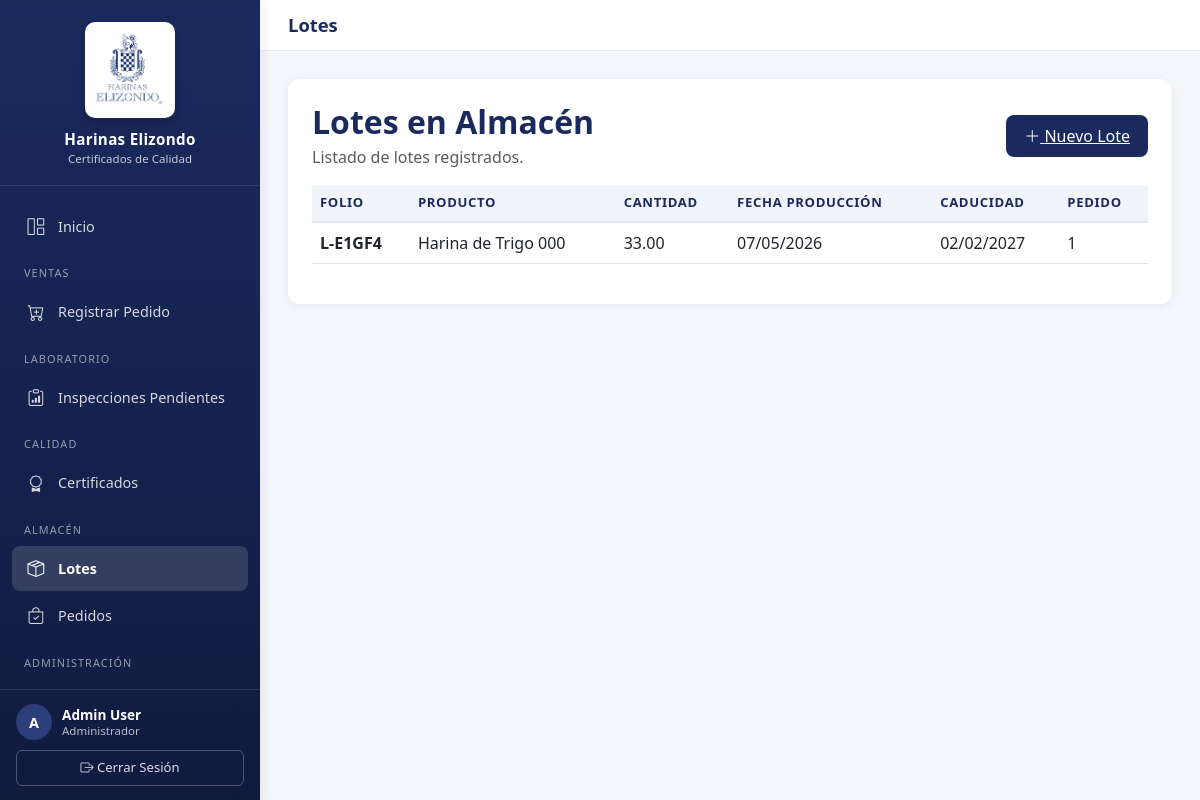
The page /almacen/lotes/ (signed in) on the database as committed earlier.
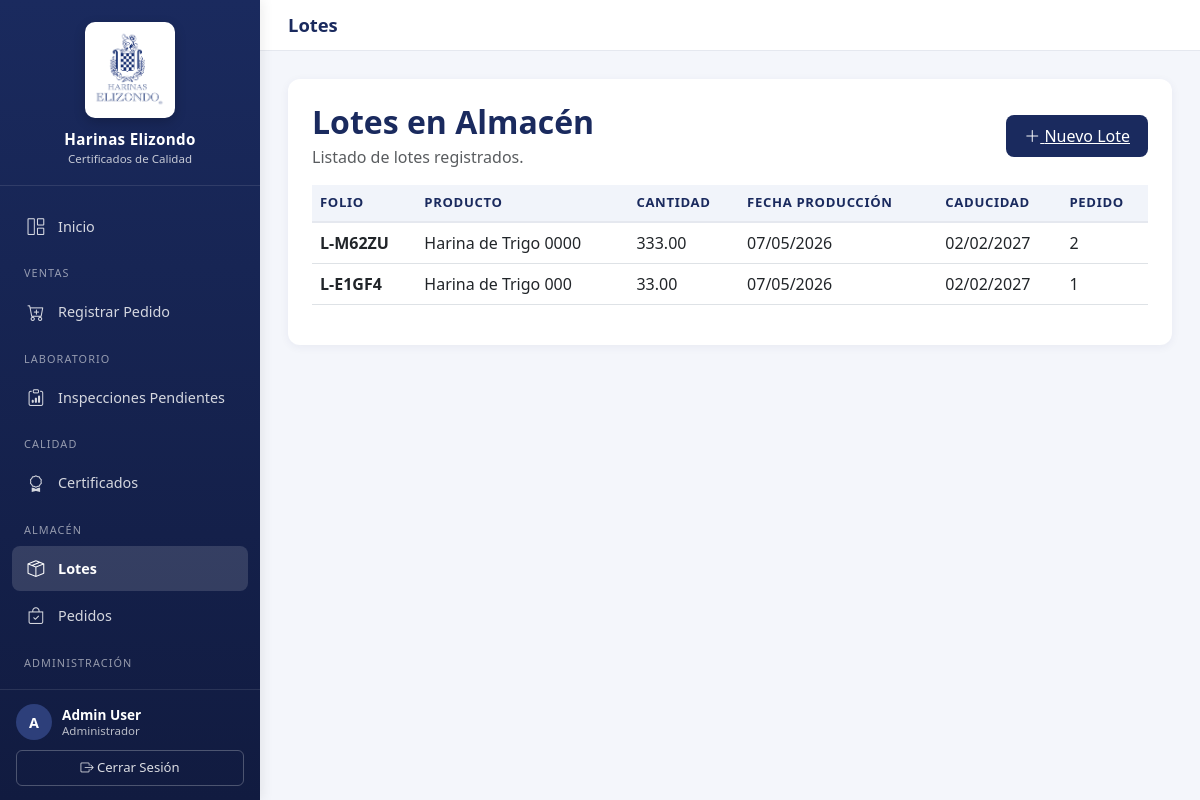
The same page on the database as committed later.
### certificados/models.py (models this page shows, shortened)
class Lote(models.Model):
    pedido = models.ForeignKey(
        Pedido,
        on_delete=models.CASCADE,
        blank=True,
        null=True,
        related_name="lotes"
    )
    codigo_lote = models.CharField(max_length=50, default="L-TEMP")
    secuencia = models.CharField(max_length=1, default="A")
    producto = models.ForeignKey(
        Producto,
        on_delete=models.CASCADE,
        blank=True,
        null=True
    )
    cantidad = models.DecimalField(
        max_digits=10,
        decimal_places=2,
        blank=True,
        null=True
    )
    fecha_produccion = models.DateField(
        auto_now_add=True,
        blank=True,
        null=True
    )
    fecha_caducidad = models.DateField(
        blank=True,
        null=True
    )
    activo = models.BooleanField(default=True)

class Producto(models.Model):
    codigo = models.CharField(max_length=30, unique=True)
    nombre = models.CharField(max_length=150)
    descripcion = models.TextField(blank=True)
    activo = models.BooleanField(default=True)
    fecha_alta = models.DateTimeField(auto_now_add=True)

class Pedido(models.Model):
    ESTADOS = (
        ("pendiente", "Pendiente"),
        ("aceptado", "Aceptado"),
        ("rechazado", "Rechazado"),
        ("despachado", "Despachado"),
    )
    cliente = models.ForeignKey(Cliente, on_delete=models.CASCADE)
    producto = models.ForeignKey(
        Producto,
        on_delete=models.CASCADE,
        blank=True,
        null=True
    )
    cantidad = models.DecimalField(max_digits=10, decimal_places=2)
    fecha_pedido = models.DateTimeField(default=timezone.now)
    estado = models.CharField(max_length=20, choices=ESTADOS, default="pendiente")
    class Meta:
        indexes = [
            models.Index(fields=["cliente", "fecha_pedido"]),
        ]

### certificados/views.py (the view)
# urls.py: path('almacen/lotes/', views.LoteListView.as_view(), name='lote_list'),
class LoteListView(LoginRequiredMixin, RoleRequiredMixin, ListView):
    model = Lote
    template_name = "certificados/almacen_lotes.html"
    context_object_name = "lotes"
    allowed_roles = ["almacen", "lab", "admin"]
    def get_queryset(self):
        return Lote.objects.select_related("pedido__cliente", "producto").order_by("-id")

### certificados/views.py (called while the page is built)
    def test_func(self):
        return self.request.user.is_authenticated and (
            self.request.user.rol in self.allowed_roles
            or self.request.user.rol == "admin"
        )

### certificados/templates/certificados/almacen_lotes.html (shortened to what this page needs)
{% extends "base.html" %}
{% block page_title %}Lotes{% endblock %}
{% block content %}
<div class="card">
    <div class="card-body p-4">
        <div class="d-flex justify-content-between align-items-center mb-3">
            <div>
                <h2 class="card-title mb-1">Lotes en Almacén</h2>
                <p class="text-muted mb-0">Listado de lotes registrados.</p>
            </div>
            <a href="{% url 'lote_create' %}" class="btn-brand">
                <i class="bi bi-plus-lg"></i> Nuevo Lote
            </a>
        </div>
        <div class="table-responsive">
            <table class="table align-middle">
                <thead>
                    <tr>
                        <th>Folio</th>
                        <th>Producto</th>
                        <th>Cantidad</th>
                        <th>Fecha Producción</th>
                        <th>Caducidad</th>
                        <th>Pedido</th>
                    </tr>
                </thead>
                <tbody>
                    {% for lote in lotes %}
                    <tr>
                        <td><strong>{{ lote.codigo_lote }}</strong></td>
                        <td>{{ lote.producto.nombre|default:"-" }}</td>
                        <td>{{ lote.cantidad|default:"-" }}</td>
                        <td>{{ lote.fecha_produccion|date:"d/m/Y"|default:"-" }}</td>
                        <td>{{ lote.fecha_caducidad|date:"d/m/Y"|default:"-" }}</td>
                        <td>{{ lote.pedido.id|default:"-" }}</td>
                    </tr>
                    {% endfor %}
                </tbody>
            </table>
        </div>
    </div>
</div>
{% endblock %}

Rows that differ between the two databases and show on the page:
added Lote: codigo_lote "L-M62ZU", producto.nombre "Harina de Trigo 0000", cantidad "333.00", fecha_produccion "07/05/2026", fecha_caducidad "02/02/2027", pedido.id "2"
